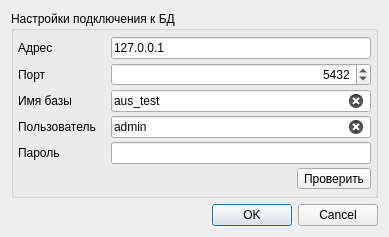
<?xml version="1.0" encoding="UTF-8"?>
<ui version="4.0">
 <class>FAppConfigurator</class>
 <widget class="QDialog" name="FAppConfigurator">
  <property name="geometry">
   <rect>
    <x>0</x>
    <y>0</y>
    <width>389</width>
    <height>237</height>
   </rect>
  </property>
  <property name="windowTitle">
   <string>Настройки приложения</string>
  </property>
  <property name="modal">
   <bool>true</bool>
  </property>
  <layout class="QVBoxLayout" name="verticalLayout">
   <item>
    <widget class="QGroupBox" name="groupBox">
     <property name="title">
      <string>Настройки подключения к БД</string>
     </property>
     <layout class="QGridLayout" name="gridLayout">
      <property name="leftMargin">
       <number>4</number>
      </property>
      <property name="topMargin">
       <number>4</number>
      </property>
      <property name="rightMargin">
       <number>4</number>
      </property>
      <property name="bottomMargin">
       <number>4</number>
      </property>
      <property name="horizontalSpacing">
       <number>15</number>
      </property>
      <property name="verticalSpacing">
       <number>2</number>
      </property>
      <item row="2" column="0">
       <widget class="QLabel" name="label_3">
        <property name="text">
         <string>Имя базы</string>
        </property>
       </widget>
      </item>
      <item row="3" column="1">
       <widget class="QLineEdit" name="le_userName">
        <property name="text">
         <string>admin</string>
        </property>
        <property name="clearButtonEnabled">
         <bool>true</bool>
        </property>
       </widget>
      </item>
      <item row="1" column="0">
       <widget class="QLabel" name="label_2">
        <property name="text">
         <string>Порт</string>
        </property>
       </widget>
      </item>
      <item row="4" column="1">
       <widget class="QLineEdit" name="le_userPassword">
        <property name="echoMode">
         <enum>QLineEdit::EchoMode::Password</enum>
        </property>
        <property name="clearButtonEnabled">
         <bool>true</bool>
        </property>
       </widget>
      </item>
      <item row="0" column="0">
       <widget class="QLabel" name="label">
        <property name="text">
         <string>Адрес</string>
        </property>
       </widget>
      </item>
      <item row="4" column="0">
       <widget class="QLabel" name="label_5">
        <property name="text">
         <string>Пароль</string>
        </property>
       </widget>
      </item>
      <item row="3" column="0">
       <widget class="QLabel" name="label_4">
        <property name="text">
         <string>Пользователь</string>
        </property>
       </widget>
      </item>
      <item row="0" column="1">
       <widget class="QLineEdit" name="le_ipAddr">
        <property name="text">
         <string>127.0.0.1</string>
        </property>
       </widget>
      </item>
      <item row="2" column="1">
       <widget class="QLineEdit" name="le_dbName">
        <property name="text">
         <string>aus_test</string>
        </property>
        <property name="clearButtonEnabled">
         <bool>true</bool>
        </property>
       </widget>
      </item>
      <item row="5" column="1">
       <layout class="QHBoxLayout" name="horizontalLayout">
        <property name="spacing">
         <number>0</number>
        </property>
        <item>
         <spacer name="horizontalSpacer">
          <property name="orientation">
           <enum>Qt::Orientation::Horizontal</enum>
          </property>
          <property name="sizeHint" stdset="0">
           <size>
            <width>40</width>
            <height>5</height>
           </size>
          </property>
         </spacer>
        </item>
        <item>
         <widget class="QToolButton" name="tb_checkConnection">
          <property name="sizePolicy">
           <sizepolicy hsizetype="Preferred" vsizetype="Fixed">
            <horstretch>0</horstretch>
            <verstretch>0</verstretch>
           </sizepolicy>
          </property>
          <property name="text">
           <string>Проверить</string>
          </property>
          <property name="toolButtonStyle">
           <enum>Qt::ToolButtonStyle::ToolButtonTextBesideIcon</enum>
          </property>
         </widget>
        </item>
       </layout>
      </item>
      <item row="1" column="1">
       <widget class="QSpinBox" name="sb_port">
        <property name="alignment">
         <set>Qt::AlignmentFlag::AlignRight|Qt::AlignmentFlag::AlignTrailing|Qt::AlignmentFlag::AlignVCenter</set>
        </property>
        <property name="minimum">
         <number>0</number>
        </property>
        <property name="maximum">
         <number>65535</number>
        </property>
        <property name="value">
         <number>5432</number>
        </property>
       </widget>
      </item>
     </layout>
    </widget>
   </item>
   <item>
    <widget class="QDialogButtonBox" name="buttonBox">
     <property name="orientation">
      <enum>Qt::Orientation::Horizontal</enum>
     </property>
     <property name="standardButtons">
      <set>QDialogButtonBox::StandardButton::Cancel|QDialogButtonBox::StandardButton::Ok</set>
     </property>
    </widget>
   </item>
  </layout>
 </widget>
 <resources/>
 <connections>
  <connection>
   <sender>buttonBox</sender>
   <signal>accepted()</signal>
   <receiver>FAppConfigurator</receiver>
   <slot>accept()</slot>
   <hints>
    <hint type="sourcelabel">
     <x>248</x>
     <y>254</y>
    </hint>
    <hint type="destinationlabel">
     <x>157</x>
     <y>274</y>
    </hint>
   </hints>
  </connection>
  <connection>
   <sender>buttonBox</sender>
   <signal>rejected()</signal>
   <receiver>FAppConfigurator</receiver>
   <slot>reject()</slot>
   <hints>
    <hint type="sourcelabel">
     <x>316</x>
     <y>260</y>
    </hint>
    <hint type="destinationlabel">
     <x>286</x>
     <y>274</y>
    </hint>
   </hints>
  </connection>
 </connections>
</ui>
